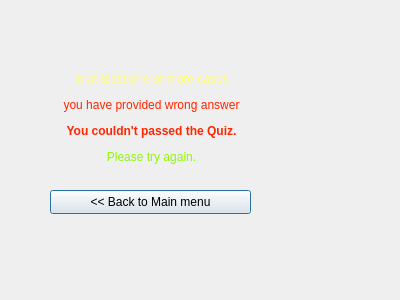
<?xml version="1.0" encoding="UTF-8"?>
<ui version="4.0">
 <class>failed</class>
 <widget class="QDialog" name="failed">
  <property name="geometry">
   <rect>
    <x>0</x>
    <y>0</y>
    <width>400</width>
    <height>300</height>
   </rect>
  </property>
  <property name="windowTitle">
   <string>Game end</string>
  </property>
  <widget class="QPushButton" name="pushButton">
   <property name="geometry">
    <rect>
     <x>50</x>
     <y>190</y>
     <width>201</width>
     <height>24</height>
    </rect>
   </property>
   <property name="text">
    <string>&lt;&lt; Back to Main menu</string>
   </property>
  </widget>
  <widget class="QWidget" name="">
   <property name="geometry">
    <rect>
     <x>50</x>
     <y>50</y>
     <width>203</width>
     <height>136</height>
    </rect>
   </property>
   <layout class="QVBoxLayout" name="verticalLayout_3">
    <item>
     <layout class="QVBoxLayout" name="verticalLayout_2">
      <item>
       <layout class="QVBoxLayout" name="verticalLayout">
        <item>
         <widget class="QLabel" name="label">
          <property name="text">
           <string>&lt;html&gt;&lt;head/&gt;&lt;body&gt;&lt;p align=&quot;center&quot;&gt;&lt;span style=&quot; color:#fffc79;&quot;&gt;In at least one or more cases&lt;/span&gt;&lt;/p&gt;&lt;p align=&quot;center&quot;&gt;&lt;span style=&quot; color:#ff2600;&quot;&gt;you have provided wrong answer&lt;/span&gt;&lt;/p&gt;&lt;p align=&quot;center&quot;&gt;&lt;span style=&quot; font-weight:700; color:#ff2600;&quot;&gt;You couldn't passed the Quiz.&lt;/span&gt;&lt;/p&gt;&lt;p align=&quot;center&quot;&gt;&lt;span style=&quot; color:#8efa00;&quot;&gt;Please try again.&lt;/span&gt;&lt;/p&gt;&lt;/body&gt;&lt;/html&gt;</string>
          </property>
         </widget>
        </item>
       </layout>
      </item>
     </layout>
    </item>
   </layout>
  </widget>
 </widget>
 <resources/>
 <connections/>
</ui>
